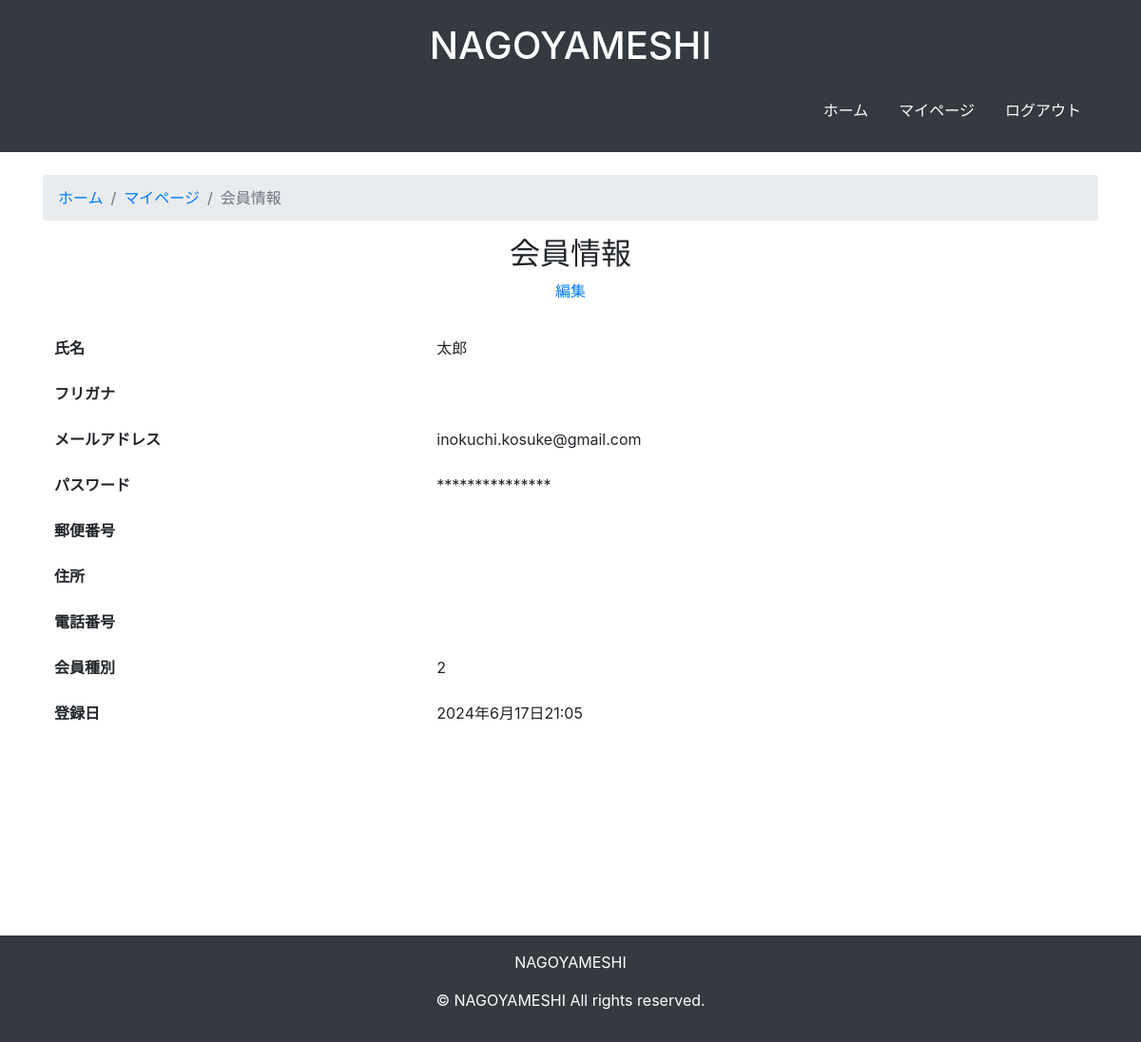
The app's page /member/2/ with its own data.
### tabelog/models.py (models this page shows, shortened)
class User(AbstractBaseUser, PermissionsMixin):
    MEMBER_TYPE_CHOICES = [
        ('1', '無料'),
        ('2', '有料'),
    ]
    name = models.CharField("氏名", max_length=264)
    furigana = models.CharField(
        "フリガナ",
        max_length=264,
        validators=[RegexValidator(
            regex=r'^[ァ-ンヴー]*$',
            message='フリガナはカタカナで入力してください。'
        )]
    )
    mail_address = models.EmailField("メールアドレス", max_length=264, unique=True)
    EMAIL_FIELD = 'mail_address'
    postal_code = models.CharField(
        "郵便番号",
        max_length=7,
        validators=[RegexValidator(
            regex=r'^\d{7}$',
            message='郵便番号は半角数字7桁で入力してください。'
        )]
    )
    address = models.CharField("住所", max_length=264)
    phone_number = models.CharField("電話番号", max_length=15)
    member_type = models.CharField("会員種別", max_length=2, choices=MEMBER_TYPE_CHOICES,  default='1')
    created_at = models.DateTimeField("登録日", default=timezone.now)
    updated_at = models.DateTimeField("更新日", auto_now=True)
    is_active = models.BooleanField(default=True)
    is_staff = models.BooleanField(default=False)
    objects = UserManager()
    USERNAME_FIELD = 'mail_address'
    REQUIRED_FIELDS = ['name']

### tabelog/views.py (the view)
# urls.py: path('member/<int:pk>/', views.MemberView.as_view(), name='member'),
class MemberView(generic.DetailView):
    model = User
    template_name = 'tabelog/member.html'
    context_object_name = 'user'
    def get_queryset(self):
        return User.objects.all()
    def get_context_data(self, **kwargs):
        context = super().get_context_data(**kwargs)
        print(context['user'].furigana)  # デバッグ用
        print(context['user'].postal_code)  # デバッグ用
        print(context['user'].address)  # デバッグ用
        print(context['user'].phone_number)  # デバッグ用
        return context

### tabelog/templates/tabelog/member.html
{% extends 'base.html' %}
{% block content %}
    <div class="d-flex flex-column min-vh-100">
    <div class="container mt-4 mb-auto">
        <nav aria-label="breadcrumb">
            <ol class="breadcrumb">
                <li class="breadcrumb-item"><a href="{% url 'tabelog:index' %}">ホーム</a></li>
                <li class="breadcrumb-item active" aria-current="page"><a href="{% url 'tabelog:mypage' user.pk %}">マイページ</a></li>
                <li class="breadcrumb-item active" aria-current="page">会員情報</li>
            </ol>
        </nav>
        <div class="text-center mb-4">
            <h2>会員情報</h2>
            <a href="{% url 'tabelog:update_user' %}">編集</a>
        </div>
        <div class="table-responsive">
            <table class="table table-borderless">
                <tbody>
                    <tr>
                        <th scope="row">氏名</th>
                        <td>{{ user.name }}</td>
                    </tr>
                    <tr>
                        <th scope="row">フリガナ</th>
                        <td>{{ user.furigana }}</td>
                    </tr>
                    <tr>
                        <th scope="row">メールアドレス</th>
                        <td>{{ user.mail_address }}</td>
                    </tr>
                    <tr>
                        <th scope="row">パスワード</th>
                        <td>***************</td>
                    </tr>
                    <tr>
                        <th scope="row">郵便番号</th>
                        <td>{{ user.postal_code }}</td>
                    </tr>
                    <tr>
                        <th scope="row">住所</th>
                        <td>{{ user.address }}</td>
                    </tr>
                    <tr>
                        <th scope="row">電話番号</th>
                        <td>{{ user.phone_number }}</td>
                    </tr>
                    <tr>
                        <th scope="row">会員種別</th>
                        <td>{{ user.member_type }}</td>
                    </tr>
                    <tr>
                        <th scope="row">登録日</th>
                        <td>{{ user.created_at }}</td>
                    </tr>
                </tbody>
            </table>
        </div>
    </div>
    </div>
{% endblock %}

### records on screen
User: name "太郎", mail_address "inokuchi.kosuke@gmail.com", member_type "2", created_at "2024年6月17日21:05"
